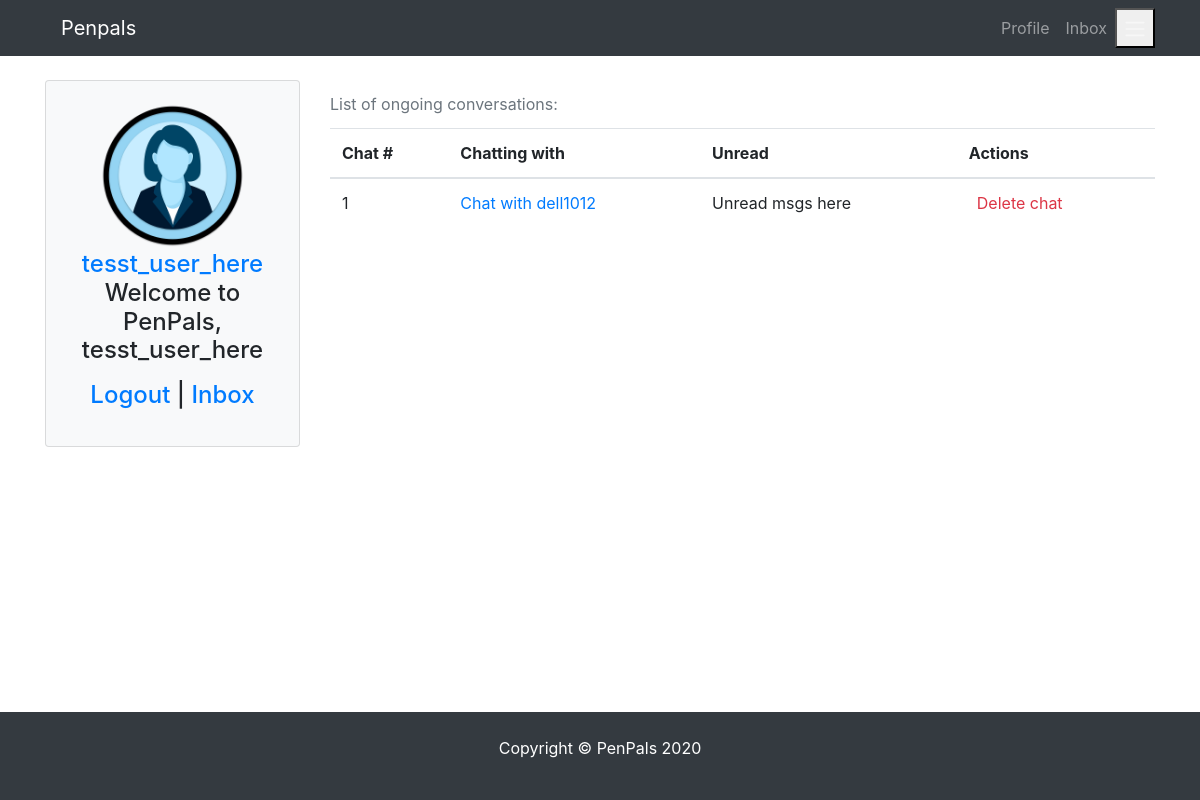
Screenshot of /message/inbox/ (signed in) with the database file from the repository.
### pages/models.py (models this page shows)
class Profile(models.Model):
    user = models.OneToOneField(
        User, blank=True, null=True, on_delete=models.CASCADE)
    first = models.CharField(max_length=200, blank=True, null=True)
    last = models.CharField(max_length=200, blank=True, null=True)
    photo = models.ImageField(
        default='user.png', upload_to='photos/%y/%m',  blank=True, null=True)
    friends = models.ManyToManyField('self', blank=True)
    speaks = models.CharField(max_length=200, blank=True, null=True)
    learns = models.CharField(max_length=200, blank=True, null=True)
    def __init__(self, *args, **kwargs):
         super(Profile, self).__init__(*args, **kwargs)
         self.speaks = from_value_to_label(self.speaks)
         self.learns = from_value_to_label(self.learns)
    def __str__(self):
        return str(self.user)
    def get_absolute_url(self):
        return reverse("pages:profile", kwargs={"profile_id":self.pk})
    class Meta:
        ordering = ['-id']

### conversations/models.py (models this page shows)
class ChatMember(models.Model):
    chat = models.ForeignKey(Chat, related_name = "members", on_delete=models.CASCADE)  # _id is added automatically
    profile = models.ForeignKey(Profile, related_name = "chats", on_delete=models.CASCADE) # _id is added automatically
    last_viewed = models.DateTimeField(blank=True, null=True)
    deleted = models.BooleanField(default=False)
    def __str__(self):
        return f"chat_id: {self.chat} user_id: {self.profile.user} last_viewed: {self.last_viewed} deleted: {self.deleted}"

### conversations/views.py (the view, shortened to what this page needs)
# urls.py: path("inbox/", Inbox.as_view(), name="inbox"),
class Inbox(LoginRequiredMixin, DetailView):
    model = Profile
    template_name = "conversations/inbox.html"
    def get_context_data(self, **kwargs):
        self.instance = self.request.user.profile
        self.friends = self.instance.friends.all()
        my_chat_ids = self.instance.chats.all().values_list('chat_id', flat=True)  # all chat ids for my profile in a flat list
        my_chat_objects = Chat.objects.filter(id__in=my_chat_ids)  # all chats ids i'm in
        im_chatting_with = []
        for a_chat in my_chat_objects:
            a_chat_profile = a_chat.members.get(profile=self.instance)  # get me
            if not a_chat_profile.deleted:
                my_friend_in_a_chat = a_chat.members.exclude(profile=self.instance).first()  # NO GROUP CHATS??? / exclude me from the list of chat memebers
                im_chatting_with.append(my_friend_in_a_chat)  # adding this user/profile to ongoing chats
                self.friends = self.friends.exclude(user=my_friend_in_a_chat.profile.user)  # exclude the freind i'm already chatting with
        self.context = {
            'profile': self.instance,
            'friends': self.friends,
            'chat_details': im_chatting_with,
        }
        return self.context
    def get(self, request, **kwargs):
        self.get_context_data(**kwargs)
        print(self.context, request, kwargs)
        return render(request, self.template_name, self.context)

### conversations/models.py (called while the page is built)
    def __str__(self):
        return f"{self.id}"

### pages/utils.py (called while the page is built)
def from_value_to_label(field):
    if field is not None:
        list_of_labels = [label for value, label in LANGUAGE_CHOICES if str(value) in field]
        return ", ".join(list_of_labels)  # list_of_labels  #ast.literal_eval(field)  # [int(i) for i in field.replace('[','').replace(']','').replace(',','').replace("'",'').split(" ")] # list_of_labels #
    return field

### conversations/templates/conversations/inbox.html (shortened to what this page needs)
{% extends 'pages/base.html' %} {% block content %}
<div class="row">
  {% include 'pages/partials/_sidebar.html' %}
  <div class="col-md-9 col-sm-12">
    {% if chat_details %}
    <div class="table-responsive">
      <table class="table">
        <caption>
          List of ongoing conversations:
        </caption>
        <thead>
          <tr>
            <th>Chat #</th>
            <th>Chatting with</th>
            <th>Unread</th>
            <th>Actions</th>
          </tr>
        </thead>
        <tbody>
          {% for a_chat in chat_details %}
          <tr>
            <td>{{forloop.counter}}</td>
            <td>
              <a href="{% url 'conversations:chatbox' a_chat.chat_id %}">
                Chat with {{a_chat.profile}}
              </a>
            </td>
            <td>Unread msgs here</td>
            <td>
              <a
                href="{% url 'conversations:delete_chat' a_chat.chat_id %}"
                class="bth btn-outline-danger p-2 rounded"
                >Delete chat</a
              >
            </td>
          </tr>
          {% endfor %}
        </tbody>
      </table>
    </div>
    {% endif %}
  </div>
</div>
{% endblock content %}

### pages/templates/pages/partials/_sidebar.html
<div class="col-lg-3 col-md-3 col-sm-6 mx-auto">
    <div class="card bg-light mw-30rem">
        <div class="card-body text-center">
            <h4 class="card-title">
                {% if profile.photo %}
                    <img src="{{profile.photo.url}}" alt="profile photo url" class="card-img-top mx-auto rounded-circle">
                {% else %}
                    <img src="https://placehold.it/200x200" alt="profile photo url" class="card-img-top mx-auto rounded-circle">
                {% endif %}
                {% if not request.user.is_anonymous %}
                <a href="{{profile.get_absolute_url}}">{{profile}}</a>
                {% endif %}
                {% if request.user == profile.user %}
                <p>Welcome to PenPals, {{profile.user}}</p>
                <p><a href="{% url 'logout' %}">Logout</a> | <a href="{% url 'conversations:inbox' %}">Inbox</a></p>
                {% elif request.user.is_anonymous %}
                    <p><a href="{% url 'pages:signup' %}">Signup</a> | <a href="{% url 'login' %}">Login</a></p>
                {% endif %}
            </h4>
        </div>
    </div>
</div>

### static_files/css/styles.css (style rules this page uses)
.card-img-top { width: 70%; height: 70%; }
.card { margin-bottom: 1.5rem!important; }
caption { caption-side:top; }

### rows the page displays
Profile: photo (picture), user.username "tesst_user_here", user "tesst_user_here"
ChatMember: profile "dell1012"
